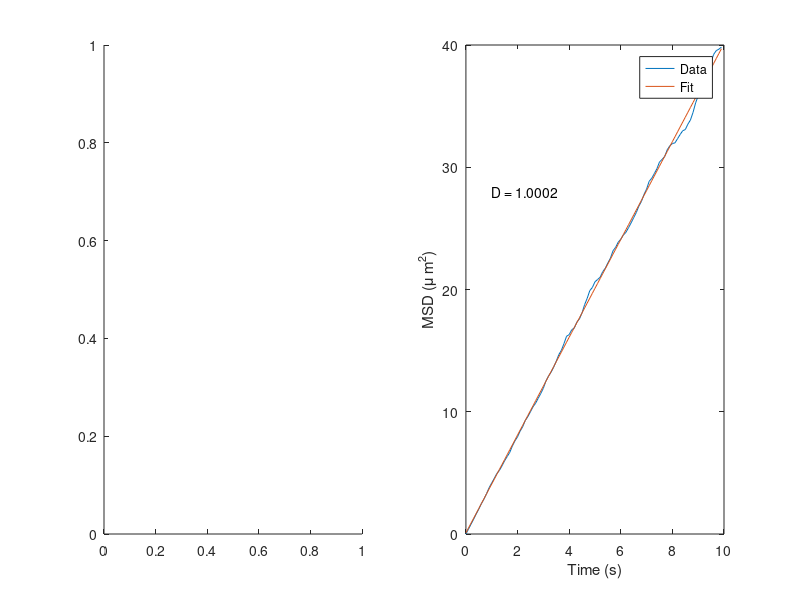

The MATLAB script that drew this image:
clear all
close all

%% diffusing particle(s)

numberofparticles = 1000;
totaltime = 10; %seconds
Dconst = 1; %um2/s
dt = 0.1;
timeaxis = [0:dt:(totaltime-dt)]';

particles = zeros( totaltime/dt , numberofparticles , 2 );

%simulate diffusion
distmoved = sqrt(4*Dconst*dt);

for loop = 2:totaltime/dt
    
    direct = rand( 1 , numberofparticles , 1  )*2*pi ;
    
    [x , y ] = pol2cart(  direct , distmoved );
    
    
    particles(loop, : , :) = particles(loop-1, : , :) + cat(3,x,y);
    
end

subplot(1,2,1)

%plot( particles(:,:,1) , particles(:,:,2)  );

subplot(1,2,2)

msds = mean(( particles(:,:,1).^2 + particles(:,:,2).^2 ),2);

plot(timeaxis,msds);
xlabel('Time (s)')
ylabel('MSD (\mu m^2)')

%do a fit

para = polyfit(timeaxis,msds,1);
hold on
plot(timeaxis, para(1)*timeaxis + para(2));

legend('Data','Fit')

text( 0.1,0.7 ,[ 'D = ' num2str( para(1)/4  )] ,'Units','normalized');

